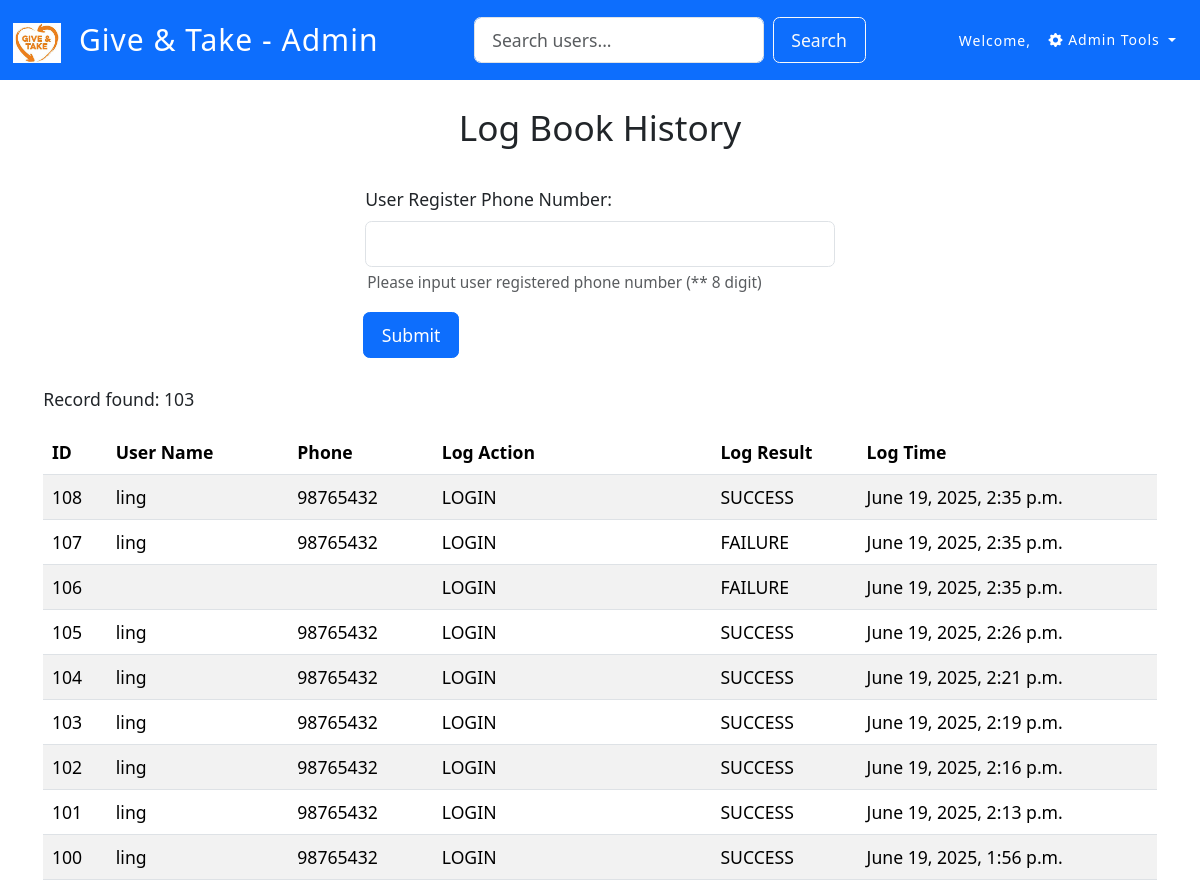
/logs/sysadmin/log_list/ (signed in, upper part), run on an earlier commit of the app's database.
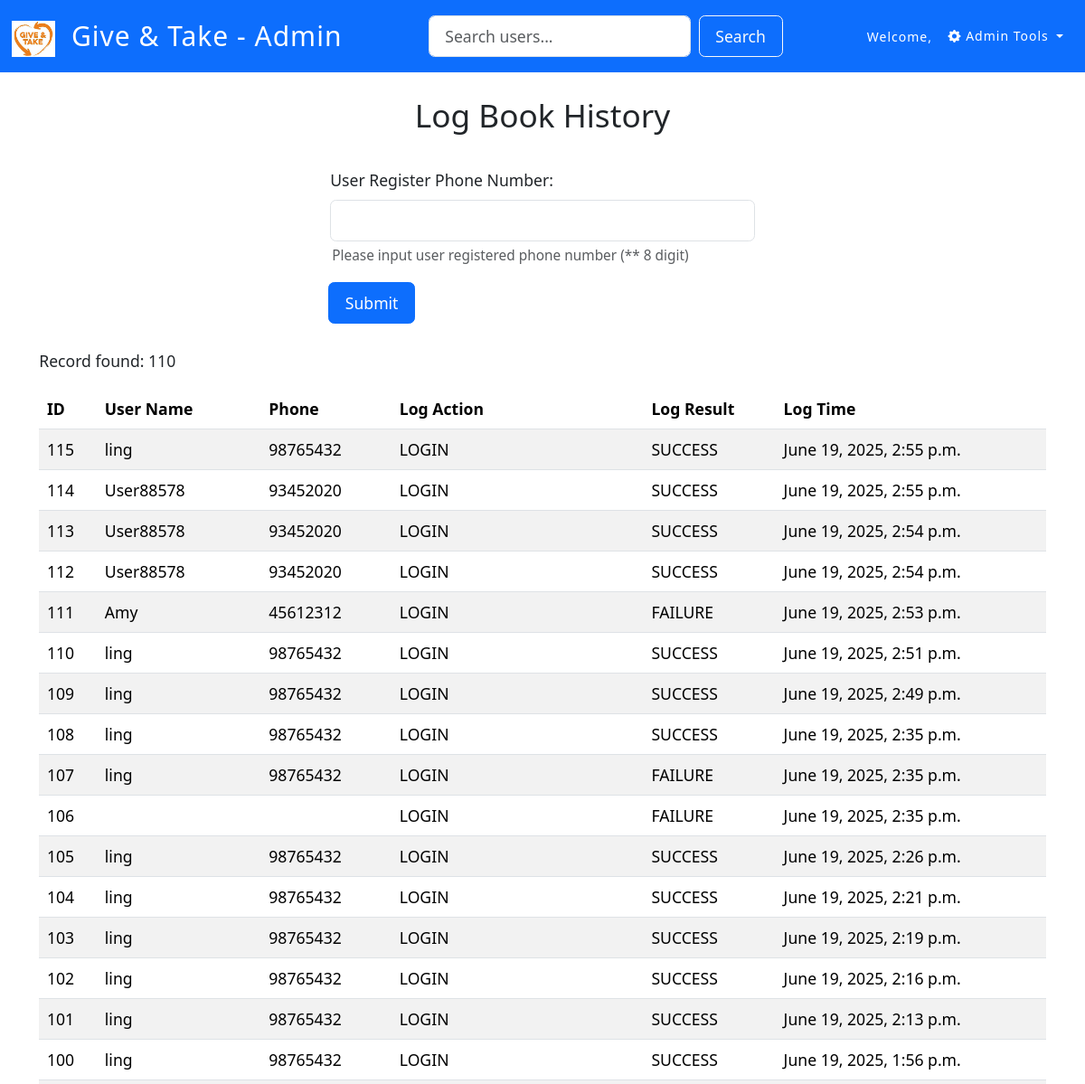
And on a later commit of the database.
### logs/models.py (models this page shows, shortened)
class LogBook(models.Model):
    log_action = models.CharField(max_length=20)
    log_result = models.CharField(max_length=10)
    log_date = models.DateTimeField(auto_now_add=True)
    log_user = models.ForeignKey(
        User,
        on_delete=models.SET_NULL,  # 當 User 被刪除時，日誌的 user 欄位變為 NULL，而不是刪除日誌
        null=True,  # 允許資料庫中此欄位為空
        blank=True  # 允許在 Django Admin 或表單中此欄位為空
    )
    class Meta:
        db_table = 'gat_app_logbook'

### users/models.py (models this page shows, shortened)
class UserProfile(models.Model):
    user = models.OneToOneField(User, on_delete=models.CASCADE, related_name="profile")
    name = models.CharField(max_length=50)
    phone = models.CharField(max_length=15, unique=True)
    is_admin = models.BooleanField(default=False)
    class Meta:
        db_table = 'gat_app_userprofile'

### logs/views.py (the view, shortened to what this page needs)
# urls.py: path('sysadmin/log_list/', views.sysadmin_log_list, name='sysadmin_log_list'),
@login_required
def sysadmin_log_list(request):
    user_profile = get_object_or_404(UserProfile, user=request.user)
    if user_profile.is_admin:
        logs = LogBook.objects.select_related('log_user__profile').order_by('-log_date')
        context = {'logs': logs}
        return render(request, "logs/sysadmin_log_list.html", context)
    else:
        create_log(request.user, 'admin page access denied', 'failure')
        messages.warning(request, 'You do not have permission to perform this action!')
        return redirect('users:gat_portal')

### logs/templates/logs/sysadmin_log_list.html (shortened to what this page needs)
{% extends "base_admin.html" %}
{% load static %}
{% block body_content %}
    <h2>Log Book History</h2>
    <br/>
    <div class="container w-60" style="min-width:250px; max-width: 500px;">
        <form action="{% url 'logs:sysadmin_log_list' %}" method="POST">
            <div class="mb-3">
                <label for="user_phone" class="form-label">User Register Phone Number:</label>
                <input type="text" class="form-control" required pattern="\d{8}" title="input phone number must be 8-digit" name="user_phone" id="user_phone" aria-describedby="user_phoneHelp">
                <div id="user_phoneHelp" class="form-text">Please input user registered phone number (** 8 digit)</div>
            </div>
            <button type="submit" class="btn btn-primary">Submit</button>
        </form>
    </div>
    <div class="container w-60" style="min-width:500px;">
        <table class="table table-striped">
            <thead class="thead-dark">
            <tr>
                <th scope="col">ID</th>
                <th scope="col">User Name</th>
                <th scope="col">Phone</th>
                <th scope="col">Log Action</th>
                <th scope="col">Log Result</th>
                <th scope="col">Log Time</th>
            </tr>
            </thead>
            <tbody>
            <br/>
            <p>Record found: {{ logs.count }}</p>
            {% for log_rec in logs %}
                <tr>
                    <td>{{ log_rec.id }}</td>
                    <td>{{ log_rec.log_user.profile.name }}</td>
                    <td>{{ log_rec.log_user.profile.phone }}</td>
                    <td>{{ log_rec.log_action }}</td>
                    <td>{{ log_rec.log_result }}</td>
                    <td>{{ log_rec.log_date }}</td>
                </tr>
            {% endfor %}
            </tbody>
        </table>
    </div>
{% endblock %}

### templates/base_admin.html (shortened to what this page needs)
{% load static %}
<!DOCTYPE html>
<html lang="en">
<head>
    <link href="https://cdn.jsdelivr.net/npm/bootstrap@5.3.3/dist/css/bootstrap.min.css" rel="stylesheet">
    <link rel="stylesheet" href="https://cdn.jsdelivr.net/npm/bootstrap-icons@1.11.3/font/bootstrap-icons.min.css">
</head>
</head>
<body class="body-content">
    <nav class="navbar navbar-expand-lg navbar-dark bg-primary">
        <div class="container-fluid">
            <a class="navbar-brand" href="{% url 'users:sysadmin_main' %}">
                <img src="{% static 'gat_logo.png' %}" alt="GAT Logo" style="height: 40px;">
                <span class="ms-2">Give & Take - Admin</span>
            </a>
            <div class="collapse navbar-collapse" id="navbarSupportedContent">
                <form class="d-flex ms-auto me-3" action="{% url 'users:admin_search' %}" method="get">
                    <input class="form-control me-2" type="search" name="q" placeholder="Search users..." aria-label="Search">
                    <button class="btn btn-outline-light" type="submit">Search</button>
                </form>
                <ul class="navbar-nav ms-auto mb-2 mb-lg-0 align-items-center">
                    <li class="nav-item">
                         <span class="navbar-text">
                            Welcome, {{ request.session.uname }}
                        </span>
                    </li>
                    <li class="nav-item dropdown ms-2">
                        <a class="nav-link dropdown-toggle" href="#" id="adminToolsDropdown" role="button" data-bs-toggle="dropdown" aria-expanded="false">
                            <i class="bi bi-gear-fill"></i> Admin Tools
                        </a>
                    </li>
                </ul>
            </div>
        </div>
    </nav>
    <br/>
    {% block body_content %}
    {% endblock %}
    <br/>
</body>
</html>

### templates/base_admin.html (style rules this page uses)
html { font-size: 1.1rem; }
.btn { padding: 0.5rem 1rem; }
.form-control { padding: 0.5rem 1rem; }
.navbar { margin-bottom: 0; height: 80px; background-color: #f4511e; z-index: 9999; border: 0; font-size: 14px !important; letter-spacing: 1px; border-radius: 0; }
.navbar-brand { font-size: 30px; color: #fff !important; }
.navbar .nav-link, .navbar .navbar-text { color: #fff !important; }
.body-content { margin-bottom: 20px }
div { margin-top: 2px; margin-bottom: 2px; margin-right: 2px; margin-left: 2px; }
h2 { text-align: center; }

What changed in the data, as far as the page shows it:
added LogBook: id "115", log_user.profile.name "ling", log_user.profile.phone "98765432", log_action "LOGIN", log_result "SUCCESS", log_date "June 19, 2025, 2:55 p.m."
added LogBook: id "114", log_user.profile.name "User88578", log_user.profile.phone "93452020", log_action "LOGIN", log_result "SUCCESS", log_date "June 19, 2025, 2:55 p.m."
added LogBook: id "113", log_user.profile.name "User88578", log_user.profile.phone "93452020", log_action "LOGIN", log_result "SUCCESS", log_date "June 19, 2025, 2:54 p.m."
added LogBook: id "112", log_user.profile.name "User88578", log_user.profile.phone "93452020", log_action "LOGIN", log_result "SUCCESS", log_date "June 19, 2025, 2:54 p.m."
added LogBook: id "111", log_user.profile.name "Amy", log_user.profile.phone "45612312", log_action "LOGIN", log_result "FAILURE", log_date "June 19, 2025, 2:53 p.m."
added LogBook: id "110", log_user.profile.name "ling", log_user.profile.phone "98765432", log_action "LOGIN", log_result "SUCCESS", log_date "June 19, 2025, 2:51 p.m."
added LogBook: id "109", log_user.profile.name "ling", log_user.profile.phone "98765432", log_action "LOGIN", log_result "SUCCESS", log_date "June 19, 2025, 2:49 p.m."
Also different on the page:
{{ logs.count }}: "103" → "110"
